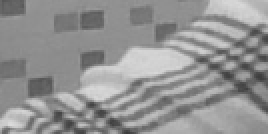
#> input picture img/3.101.jpg, 134 x 67 px (shown 2 times larger); its folder holds only this picture in this run
$ python ludmilales2.py
#> lines starting #> are read from the running program, lines starting #| are printed output that depends on the picture
import os, cv2, numpy
array_img = os.listdir("./img")
print(array_img)
size = 50
for elem in array_img:
    img = cv2.imread(f"img/{elem}")
#> img is the input picture: shape (67, 134, 3); min 59, max 220, mean 147
    print(img.shape)
#| (67, 134, 3)
    img = cv2.flip(img,1)
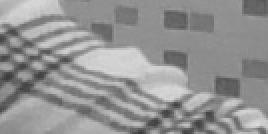
#> img: shape (67, 134, 3) (shown 2 times larger); min 59, max 220, mean 147
    gray = cv2.cvtColor(img,cv2.COLOR_BGR2GRAY)
    gray = numpy.rot90(gray,1)
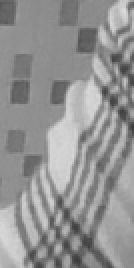
#> gray: shape (134, 67) (shown 2 times larger); min 59, max 220, mean 147
    y = img.shape[0]//2
#> y = 33
    x = img.shape[1]//2
#> x = 67
    cv2.rectangle(img,(x-size,y-size),(x+size,y+size),thickness=2,color=(0,0,0))
    cv2.putText(img,"hello",(x,y),1,2.5,(0,0,255),2)
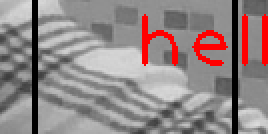
#> img: shape (67, 134, 3) (shown 2 times larger); mean B, G, R 133.6, 133.6, 146.1
    print(x,y)
#| 67 33
    cv2.imshow("img",img)
    cv2.imshow("gray",gray)
    cv2.waitKey(1000)
    size+=10

$ run again, on img/3.107.jpg
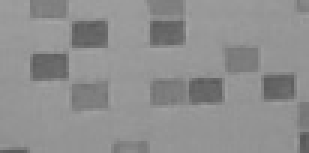
#> input picture img/3.107.jpg, 103 x 51 px (shown 3 times larger)
#> img is the input picture: shape (51, 103, 3); min 88, max 165, mean 142.9
#| (51, 103, 3)
#> `gray = numpy.rot90(gray,1)`:
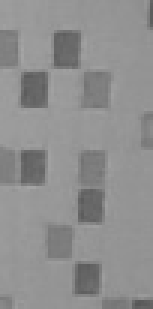
#> gray: shape (103, 51) (shown 3 times larger); min 88, max 165, mean 142.9
#> `cv2.putText(img,"hello",(x,y),1,2.5,(0,0,255),2)`:
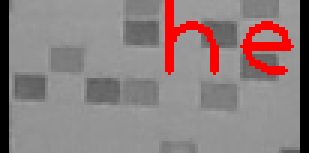
#> img: shape (51, 103, 3) (shown 3 times larger); mean B, G, R 126.7, 126.7, 140.7
#| 51 25

$ run again, on img/3.108.jpg
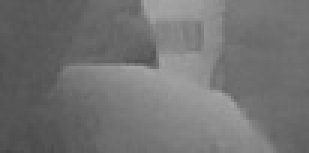
#> input picture img/3.108.jpg, 103 x 51 px (shown 3 times larger)
#> img is the input picture: shape (51, 103, 3); min 71, max 166, mean 114.1
#| (51, 103, 3)
#> `gray = numpy.rot90(gray,1)`:
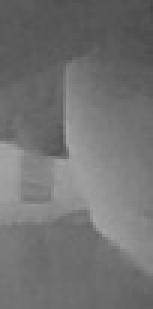
#> gray: shape (103, 51) (shown 3 times larger); min 71, max 166, mean 114.1
#> `cv2.putText(img,"hello",(x,y),1,2.5,(0,0,255),2)`:
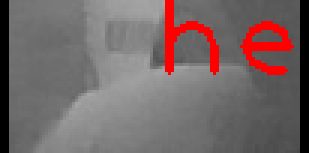
#> img: shape (51, 103, 3) (shown 3 times larger); mean B, G, R 103, 103, 117.1
#| 51 25

$ run again, on img/3.11.jpg
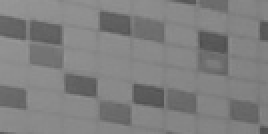
#> input picture img/3.11.jpg, 134 x 67 px (shown 2 times larger)
#> img is the input picture: shape (67, 134, 3); min 78, max 151, mean 127.2
#| (67, 134, 3)
#> `gray = numpy.rot90(gray,1)`:
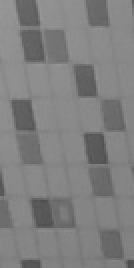
#> gray: shape (134, 67) (shown 2 times larger); min 78, max 151, mean 127.2
#> `cv2.putText(img,"hello",(x,y),1,2.5,(0,0,255),2)`:
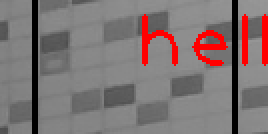
#> img: shape (67, 134, 3) (shown 2 times larger); mean B, G, R 115.3, 115.3, 127.8
#| 67 33

$ run again, on img/3.102.jpg
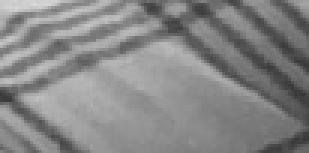
#> input picture img/3.102.jpg, 103 x 51 px (shown 3 times larger)
#> img is the input picture: shape (51, 103, 3); min 57, max 215, mean 133.8
#| (51, 103, 3)
#> `gray = numpy.rot90(gray,1)`:
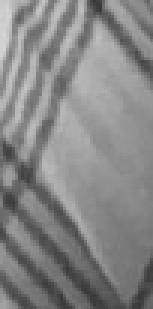
#> gray: shape (103, 51) (shown 3 times larger); min 57, max 215, mean 133.8
#> `cv2.putText(img,"hello",(x,y),1,2.5,(0,0,255),2)`:
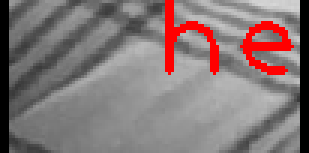
#> img: shape (51, 103, 3) (shown 3 times larger); mean B, G, R 118.9, 118.9, 133
#| 51 25
